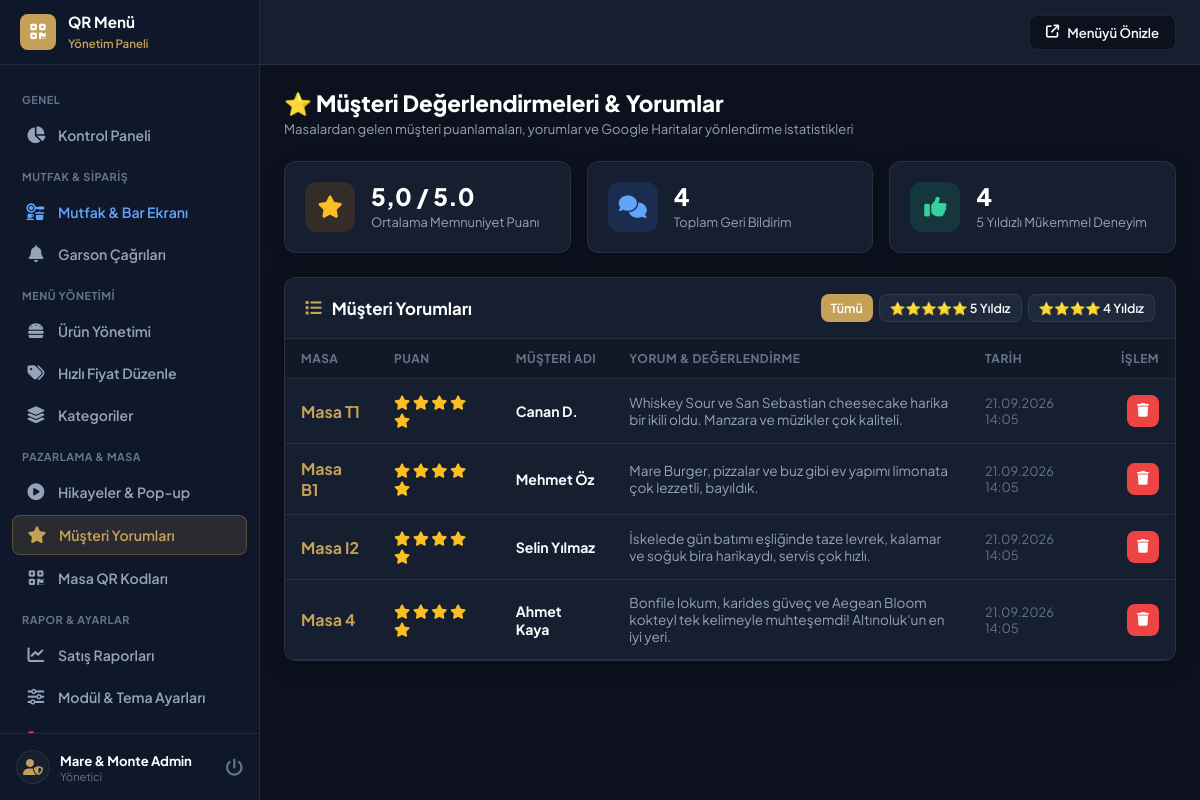
/admin/feedback.php (signed in), run on an earlier commit of the app's database.
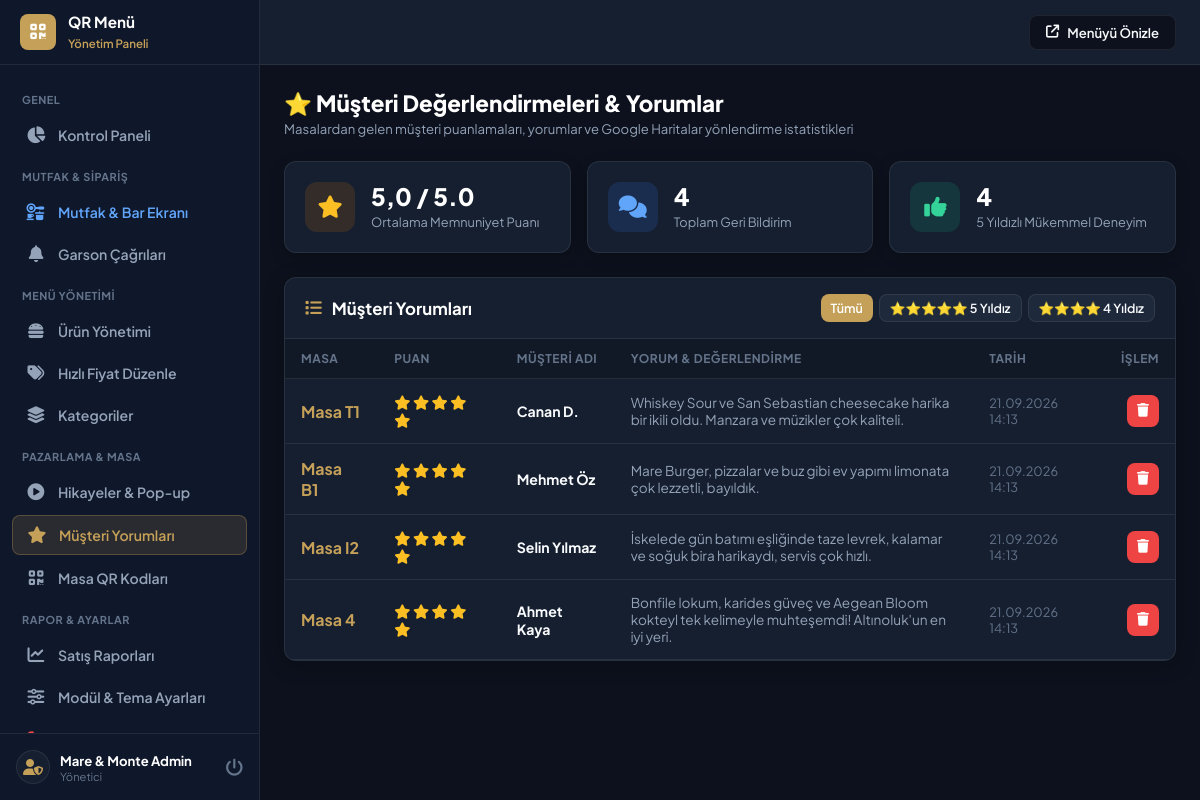
And on a later commit of the database.
### tables this page shows
CREATE TABLE feedback (
        id INTEGER PRIMARY KEY AUTOINCREMENT,
        table_number VARCHAR(50) DEFAULT '',
        rating INT NOT NULL DEFAULT 5,
        name VARCHAR(100) DEFAULT '',
        comment TEXT,
        is_read INT DEFAULT 0,
        created_at DATETIME DEFAULT CURRENT_TIMESTAMP
    );

### admin/feedback.php (the view, shortened to what this page needs)
<?php
require_once __DIR__ . '/header.php';
$avgRating = $pdo->query("SELECT AVG(rating) FROM feedback")->fetchColumn();
$totalFeedback = $pdo->query("SELECT COUNT(*) FROM feedback")->fetchColumn();
$fiveStarsCount = $pdo->query("SELECT COUNT(*) FROM feedback WHERE rating = 5")->fetchColumn();
$filterRating = (int)($_GET['rating'] ?? 0);
$query = "SELECT * FROM feedback";
$query .= " ORDER BY id DESC";
$feedbacks = $pdo->query($query)->fetchAll();
?>
<div class="page-header">
    <div class="page-title">
        <h1>⭐ Müşteri Değerlendirmeleri & Yorumlar</h1>
        <p>Masalardan gelen müşteri puanlamaları, yorumlar ve Google Haritalar yönlendirme istatistikleri</p>
    </div>
</div>
<div class="stats-grid">
    <div class="stat-card">
        <div class="stat-icon primary">
            <i class="fas fa-star"></i>
        </div>
        <div class="stat-data">
            <h3><?php echo number_format((float)$avgRating, 1, ',', '.'); ?> / 5.0</h3>
            <span>Ortalama Memnuniyet Puanı</span>
        </div>
    </div>
    <div class="stat-card">
        <div class="stat-icon info">
            <i class="fas fa-comments"></i>
        </div>
        <div class="stat-data">
            <h3><?php echo (int)$totalFeedback; ?></h3>
            <span>Toplam Geri Bildirim</span>
        </div>
    </div>
    <div class="stat-card">
        <div class="stat-icon success">
            <i class="fas fa-thumbs-up"></i>
        </div>
        <div class="stat-data">
            <h3><?php echo (int)$fiveStarsCount; ?></h3>
            <span>5 Yıldızlı Mükemmel Deneyim</span>
        </div>
    </div>
</div>
<div class="card">
    <div class="card-header">
        <h3 class="card-title"><i class="fas fa-list" style="color:var(--primary);"></i> Müşteri Yorumları</h3>
        <div style="display:flex; gap:6px;">
            <a href="feedback.php" class="btn <?php echo $filterRating === 0 ? 'btn-primary' : 'btn-secondary'; ?> btn-sm">Tümü</a>
            <a href="feedback.php?rating=5" class="btn <?php echo $filterRating === 5 ? 'btn-primary' : 'btn-secondary'; ?> btn-sm">⭐⭐⭐⭐⭐ 5 Yıldız</a>
            <a href="feedback.php?rating=4" class="btn <?php echo $filterRating === 4 ? 'btn-primary' : 'btn-secondary'; ?> btn-sm">⭐⭐⭐⭐ 4 Yıldız</a>
        </div>
    </div>
    <div class="card-body" style="padding: 0;">
        <div class="table-responsive">
            <table class="admin-table">
                <thead>
                    <tr>
                        <th>Masa</th>
                        <th>Puan</th>
                        <th>Müşteri Adı</th>
                        <th>Yorum & Değerlendirme</th>
                        <th>Tarih</th>
                        <th style="text-align: right;">İşlem</th>
                    </tr>
                </thead>
                <tbody>
                    <?php if (empty($feedbacks)): ?>
                        <tr>
                            <td colspan="6" style="text-align: center; padding: 32px; color: var(--text-dim);">
                                Henüz değerlendirme bulunmamaktadır.
                            </td>
                        </tr>
                    <?php else: ?>
                        <?php foreach ($feedbacks as $fb): ?>
                            <tr id="row-feedback-<?php echo $fb['id']; ?>">
                                <td>
                                    <strong style="color:var(--primary); font-size:1rem;">Masa <?php echo htmlspecialchars($fb['table_number'] ?: '-'); ?></strong>
                                </td>
                                <td>
                                    <div style="color: #fbbf24; font-size: 0.9rem;">
                                        <?php for ($i=1; $i<=5; $i++): ?>
                                            <i class="<?php echo $i <= $fb['rating'] ? 'fas fa-star' : 'far fa-star'; ?>"></i>
                                        <?php endfor; ?>
                                    </div>
                                </td>
                                <td><strong><?php echo htmlspecialchars($fb['name'] ?: 'Misafir'); ?></strong></td>
                                <td style="color: var(--text-muted); font-size: 0.85rem; max-width: 360px;">
                                    <?php echo htmlspecialchars($fb['comment'] ?: 'Yorum bırakılmadı.'); ?>
                                </td>
                                <td style="font-size: 0.8rem; color: var(--text-dim);">
                                    <?php echo date('d.m.Y H:i', strtotime($fb['created_at'])); ?>
                                </td>
                                <td style="text-align: right;">
                                    <button type="button" class="btn btn-danger btn-icon" onclick="deleteFeedback(<?php echo $fb['id']; ?>)">
                                        <i class="fas fa-trash"></i>
                                    </button>
                                </td>
                            </tr>
                        <?php endforeach; ?>
                    <?php endif; ?>
                </tbody>
            </table>
        </div>
    </div>
</div>
<?php require_once __DIR__ . '/footer.php'; ?>

### admin/header.php (shortened to what this page needs)
<?php
$currentPage = basename($_SERVER['PHP_SELF']);
$adminName = $_SESSION['admin_name'] ?? 'Yönetici';
?>
<!DOCTYPE html>
<html lang="tr">
<head>
    <link rel="stylesheet" href="https://cdnjs.cloudflare.com/ajax/libs/font-awesome/6.4.0/css/all.min.css">
    <link rel="stylesheet" href="../assets/css/admin.css">
</head>
<body>
    <aside class="admin-sidebar" id="adminSidebar">
        <div class="sidebar-header">
            <div class="sidebar-logo-icon">
                <i class="fas fa-qrcode"></i>
            </div>
            <div class="sidebar-brand-text">
                <h2>QR Menü</h2>
                <span>Yönetim Paneli</span>
            </div>
        </div>
        <nav class="sidebar-nav">
            <div class="nav-section-label">GENEL</div>
            <a href="index.php" class="nav-link <?php echo $currentPage === 'index.php' ? 'active' : ''; ?>">
                <i class="fas fa-chart-pie"></i>
                <span>Kontrol Paneli</span>
            </a>
            <div class="nav-section-label">MUTFAK & SİPARİŞ</div>
            <a href="kitchen.php" class="nav-link <?php echo $currentPage === 'kitchen.php' ? 'active' : ''; ?>" style="color: #60a5fa;">
                <i class="fas fa-kitchen-set"></i>
                <span>Mutfak & Bar Ekranı</span>
            </a>
            <a href="waiter-calls.php" class="nav-link <?php echo $currentPage === 'waiter-calls.php' ? 'active' : ''; ?>">
                <i class="fas fa-bell"></i>
                <span>Garson Çağrıları</span>
            </a>
            <div class="nav-section-label">MENÜ YÖNETİMİ</div>
            <a href="products.php" class="nav-link <?php echo $currentPage === 'products.php' ? 'active' : ''; ?>">
                <i class="fas fa-burger"></i>
                <span>Ürün Yönetimi</span>
            </a>
            <a href="quick-price.php" class="nav-link <?php echo $currentPage === 'quick-price.php' ? 'active' : ''; ?>">
                <i class="fas fa-tags"></i>
                <span>Hızlı Fiyat Düzenle</span>
            </a>
            <a href="categories.php" class="nav-link <?php echo $currentPage === 'categories.php' ? 'active' : ''; ?>">
                <i class="fas fa-layer-group"></i>
                <span>Kategoriler</span>
            </a>
            <div class="nav-section-label">PAZARLAMA & MASA</div>
            <a href="stories.php" class="nav-link <?php echo $currentPage === 'stories.php' ? 'active' : ''; ?>">
                <i class="fas fa-circle-play"></i>
                <span>Hikayeler & Pop-up</span>
            </a>
            <a href="feedback.php" class="nav-link <?php echo $currentPage === 'feedback.php' ? 'active' : ''; ?>">
                <i class="fas fa-star"></i>
                <span>Müşteri Yorumları</span>
            </a>
            <a href="tables.php" class="nav-link <?php echo $currentPage === 'tables.php' ? 'active' : ''; ?>">
                <i class="fas fa-qrcode"></i>
                <span>Masa QR Kodları</span>
            </a>
            <div class="nav-section-label">RAPOR & AYARLAR</div>
            <a href="reports.php" class="nav-link <?php echo $currentPage === 'reports.php' ? 'active' : ''; ?>">
                <i class="fas fa-chart-line"></i>
                <span>Satış Raporları</span>
            </a>
            <a href="settings.php" class="nav-link <?php echo $currentPage === 'settings.php' ? 'active' : ''; ?>">
                <i class="fas fa-sliders"></i>
                <span>Modül & Tema Ayarları</span>
            </a>
            <a href="logout.php" class="nav-link" style="color: #ef4444;">
                <i class="fas fa-right-from-bracket"></i>
                <span>Çıkış Yap</span>
            </a>
        </nav>
        <div class="sidebar-footer">
            <div class="admin-profile">
                <div class="admin-avatar">
                    <i class="fas fa-user-shield"></i>
                </div>
                <div>
                    <div class="admin-name"><?php echo htmlspecialchars($adminName); ?></div>
                    <div class="admin-role">Yönetici</div>
                </div>
            </div>
            <a href="logout.php" title="Çıkış" style="color: var(--text-dim); text-decoration:none; font-size:1.1rem;">
                <i class="fas fa-power-off"></i>
            </a>
        </div>
    </aside>
    <div class="admin-main">
        <header class="admin-topbar">
            <div class="topbar-actions">
                <a href="../index.php" target="_blank" class="btn-preview" title="Müşteri Görünümü">
                    <i class="fas fa-arrow-up-right-from-square"></i>
                    <span>Menüyü Önizle</span>
                </a>
            </div>
        </header>
        <main class="admin-content">

### admin/footer.php (shortened to what this page needs)
        </main>
    </div>
</body>
</html>

What changed in the data, as far as the page shows it:
changed feedback "Canan D.": created_at "21.09.2026 14:05" → "21.09.2026 14:13"
changed feedback "Mehmet Öz": created_at "21.09.2026 14:05" → "21.09.2026 14:13"
changed feedback "Selin Yılmaz": created_at "21.09.2026 14:05" → "21.09.2026 14:13"
changed feedback "Ahmet Kaya": created_at "21.09.2026 14:05" → "21.09.2026 14:13"
